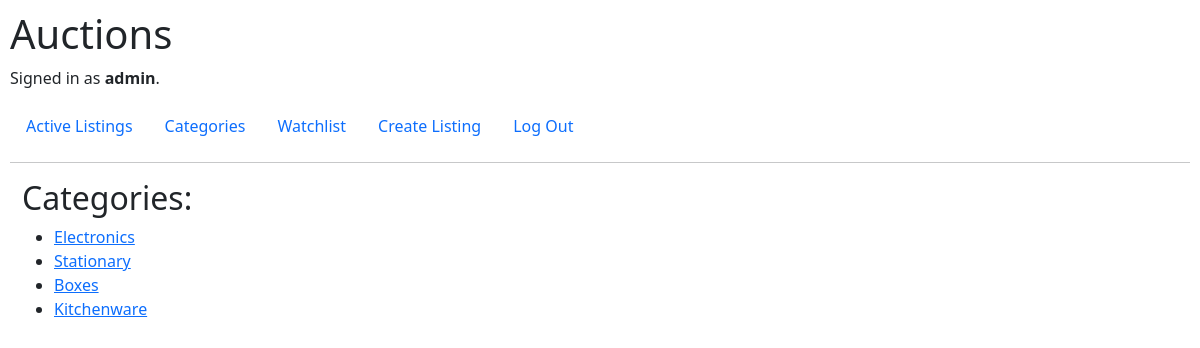
The page /categories (signed in) on the database its author committed.
### auctions/models.py (models this page shows, shortened)
class User(AbstractUser):
    pass

class Category(models.Model):
    name = models.CharField(max_length=32, null=True, blank=True)

### auctions/views.py (the view)
# urls.py: path('categories', views.categories, name='categories'),
def categories(request):
    all_categories = Category.objects.all()
    return render(request, "auctions/categories.html", {
        'categories': all_categories
    })

### auctions/templates/auctions/categories.html (shortened to what this page needs)
{% extends "auctions/layout.html" %}
{% block body %}
    <h2>Categories:</h2>
    <ul>
        {% for category in categories %}
            <li><a href="{% url 'category_name' category.id%}">{{ category.name }}</a></li>
        {% endfor %}
    </ul>
{% endblock %}

### auctions/templates/auctions/layout.html (shortened to what this page needs)
{% load static %}
<!DOCTYPE html>
<html lang="en">
    <head>
        <link href="https://cdn.jsdelivr.net/npm/bootstrap@5.3.0-alpha3/dist/css/bootstrap.min.css" rel="stylesheet">
        <link href="{% static 'auctions/styles.css' %}" rel="stylesheet">
    </head>
    <body>
        <h1>Auctions</h1>
        <div>
            {% if user.is_authenticated %}
                <p>Signed in as <strong>{{ user.username }}</strong>.</p>
            {% else %}
                <p>Not signed in.</p>
            {% endif %}
        </div>
        <ul class="nav">
            <li class="nav-item">
                <a class="nav-link" href="{% url 'index' %}">Active Listings</a>
            </li>
            <li class="nav-item">
                <a class="nav-link" href="{% url 'categories' %}">Categories</a>
            </li>
            {% if user.is_authenticated %}
                <li class="nav-item">
                    <a class="nav-link" href="{% url 'watchlist' %}">Watchlist</a>
                </li>
                <li class="nav-item">
                    <a class="nav-link" href="{% url 'create_listing' %}">Create Listing</a>
                </li>
                <li class="nav-item">
                    <a class="nav-link" href="{% url 'logout' %}">Log Out</a>
                </li>
            {% endif %}
        </ul>
        <hr>
        <div class="container mx-0">
            {% block body %}
            {% endblock %}
        </div>
    </body>
</html>

### auctions/static/auctions/styles.css (style rules this page uses)
body { padding: 10px; }

### rows shown on the page
User: username "admin"
Category: name "Electronics"
Category: name "Stationary"
Category: name "Boxes"
Category: name "Kitchenware"
